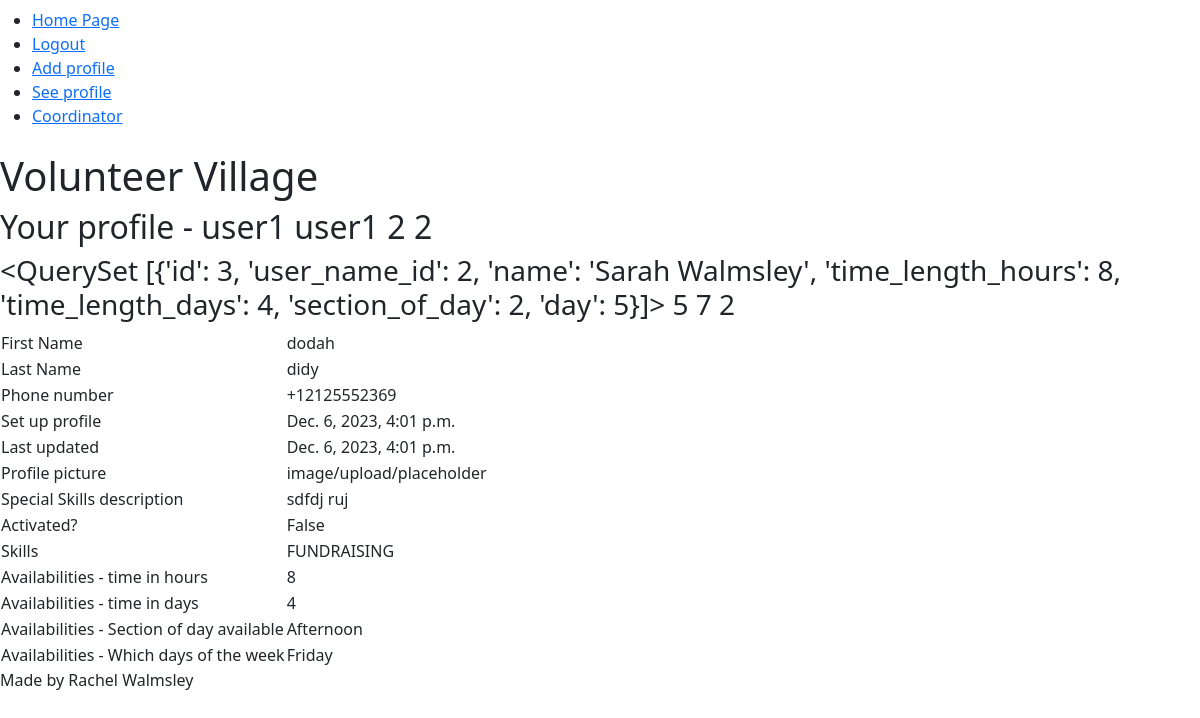
The page /volunteer/read_profile (signed in) on the database its author committed.
### volunteer/models.py (models this page shows, shortened)
class VolunteerProfile(models.Model):
    user_name = models.OneToOneField(User, on_delete=models.CASCADE)
    time_link = models.ForeignKey(TimePeriod, on_delete=models.CASCADE, null=True, blank=True)
    skills_link = models.ForeignKey(Skills, on_delete=models.CASCADE, null=True, blank=True)
    fname = models.CharField(
        max_length=50,
        null=False,
        blank=False,
        verbose_name='First Name',
        help_text='format: required, max_length=50',
    )
    lname = models.CharField(
        max_length=50,
        null=False,
        blank=False,
        verbose_name='Last Name',
        help_text='format: required, max_length=50',
    )
    phone = PhoneNumberField(
        max_length=12,
        blank=False,
        null=False,
    )
    created_on = models.DateTimeField(
        auto_now_add=True,
    )
    updated_on = models.DateTimeField(
        auto_now_add = True,
    )
    profile_picture = CloudinaryField(
        'image', default='placeholder',
    )
    special_skills_description = models.TextField(
        null=False,
        blank=True,
        verbose_name='special skills description',
    )
    activated = models.BooleanField(
        default=False,
    )
    '''def get_fname(self):
        """Get the first name of the volunteer"""
        return [self.fname]

    def get_lname(self):
        """Get the last name of the volunteer"""
        return [self.lname]

    def get_phone(self):
        """Get the phone number of the volunteer"""
        return [self.phone]

    def get_created_on(self):
        """Get the date the volunteer created the profile"""
        return [self.created_on]

    def get_updated_on(self):
        """Get the date the profile was last updated"""
        return [self.updated_on]

    def get_profile_picture(self):
        """Get the profile picture of the volunteer"""
        return [self.profile_picture]

    def get_special_skills_description(self):
        """Get the information provided by volunteer of special skills"""
        return [self.special_skills_description]'''

class TimePeriod(models.Model):
    user_name = models.OneToOneField(User, on_delete=models.CASCADE)
    name = models.CharField(max_length=128)
    time_length_hours = models.PositiveSmallIntegerField(
        default=0,
        validators=[
            MaxValueValidator(168), #168 hours in a week
        ])
    time_length_days = models.PositiveSmallIntegerField(
        default=0,
        validators=[
            MaxValueValidator(7), #7 days in a week
        ])
    section_of_day = models.IntegerField(choices=PART_OF_DAY, default = 0)
    day = models.IntegerField(choices=DAYS_OF_WEEK, default = 0)

### volunteer/views.py (the view)
# urls.py: path("volunteer/read_profile", views.read_profile, name="read"),
def read_profile(request):
    pk_logged_in = request.user.pk
    people = VolunteerProfile.objects.filter(user_name_id=pk_logged_in).values()
    skills = Skills.objects.filter(user_name_id =pk_logged_in).values()
    availabilities = TimePeriod.objects.filter(user_name_id =pk_logged_in).values()
    for available in availabilities:
        time = available['day']
        section = available['section_of_day']
    for skill in skills:
        able = skill['skilled']
    section_name = PART_OF_DAY[section][1]
    day_name = DAYS_OF_WEEK[time][1]
    skill_name = SkillChoices.SKILL_CHOICES[able-1][1] # first is corresponding number -1
    context = {
        'people': people,
        'skills': skills,
        'availabilities': availabilities,
        'pk_logged_in': pk_logged_in,
        'day_name': day_name,
        'section_name': section_name,
        'skill_name':skill_name,
        'time':time,
        'able':able,
        'section':section,
    }
    return render(request, 'volunteer/read_profile.html', context)

### templates/volunteer/read_profile.html
{% extends "base.html" %}
{% block content %}
<h2>Your profile - {{user.username }} {{ request.user.username }} {{request.user.email }} {{ request.user.pk }} {{pk_logged_in}} </h2>
<h3> {{ availabilities }} {{ time }} {{ able }} {{ section}} </h3>
<table>
    {% for individual in people %}
    <tr>
        <td>First Name</td>
        <td>{{ individual.fname }}</td>
    </tr>
    <tr>
        <td>Last Name</td>
        <td>{{ individual.lname }}</td>
    </tr>
    <tr>
        <td>Phone number</td>
        <td>{{ individual.phone }}</td>
    </tr>
    <tr>
        <td>Set up profile</td>
        <td>{{ individual.created_on }}</td>
    </tr>
    <tr>
        <td>Last updated</td>
        <td>{{ individual.updated_on }}</td>
    </tr>
    <tr>
        <td>Profile picture</td>
        <td>{{ individual.profile_picture }}</td>
    </tr>
    <tr>
        <td>Special Skills description</td>
        <td>{{ individual.special_skills_description }}</td>
    </tr>
    <tr>
        <td>Activated?</td>
        <td>{{ individual.activated }}</td>
    </tr>
    {% endfor %}
    <tr>
        <td>Skills</td>
        <td>{{ skill_name }}</td>
    </tr>
    {% for available in availabilities%}
    <tr>
        <td>Availabilities - time in hours</td>
        <td>{{ available.time_length_hours }}</td>
    </tr>
    <tr>
        <td>Availabilities - time in days</td>
        <td>{{ available.time_length_days }}
    </tr>
    {% endfor %}
    <tr>
        <td>Availabilities - Section of day available</td>
        <td>{{ section_name }}</td>
    </tr>
    <tr>
        <td>Availabilities - Which days of the week</td>
        <td> {{ day_name }}</td>
    </tr>
</table>
{% endblock %}

### templates/base.html (shortened to what this page needs)
{% load static %}
<!DOCTYPE html>
<html lang="en">
<head>
    <link href="https://cdn.jsdelivr.net/npm/bootstrap@5.0.1/dist/css/bootstrap.min.css" rel="stylesheet"
>
</head>
<body>
    <nav class="navbar">
        <ul>
            <li>
                <a href="{% url 'index' %}">Home Page</a>
            </li>
            {% if user.is_authenticated %}
                <li>
                    <a href="{% url 'account_logout' %}">Logout</a>
                </li>
                <li>
                    <a href="{% url 'add' %}">Add profile</a>
                </li>
                <li>
                    <a href="{% url 'read' %}">See profile</a>
                </li>
            {% endif %}
            <li>
                <a href="{% url 'account_login' %}">Coordinator</a>
            </li>
        </ul>
    </nav>
    <h1>
        Volunteer Village
    </h1>
    <main>
        {% block content %}{% endblock content %}
    </main>
    <footer>
        <p>Made by Rachel Walmsley</p>
    </footer>
</body>
</html>

### rows shown on the page
VolunteerProfile: fname "dodah", lname "didy", phone "+12125552369", created_on "Dec. 6, 2023, 4:01 p.m.", updated_on "Dec. 6, 2023, 4:01 p.m.", profile_picture "image/upload/placeholder", special_skills_description "sdfdj ruj", activated "False"
TimePeriod: time_length_hours "8", time_length_days "4"

### other values the page prints
{{ user.username }} "user1"
{{ request.user.username }} "user1"
{{ request.user.pk }} "2"
{{ pk_logged_in }} "2"
{{ availabilities }} "<QuerySet [{'id': 3, 'user_name_id': 2, 'name': 'Sarah Walmsley', 'time_length_hours': 8, 'time_length_days': 4, 'section_of_day': 2, 'day': 5}]>"
{{ time }} "5"
{{ able }} "7"
{{ section }} "2"
{{ skill_name }} "FUNDRAISING"
{{ section_name }} "Afternoon"
{{ day_name }} "Friday"
